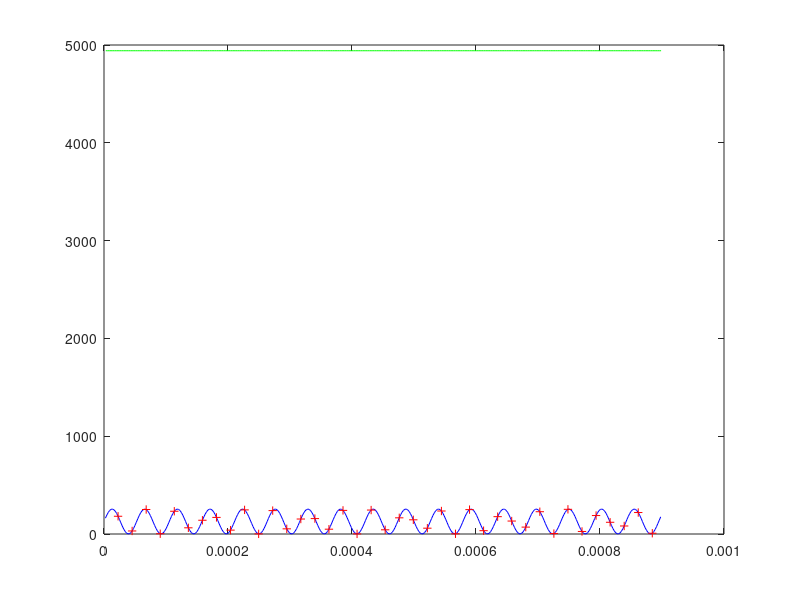

Source code (MATLAB):
original_fs = 44100 * 10;
sampled_fs = 44100;
intvl = 1/original_fs; 
samlv = 1/sampled_fs; 
freq = 19000;
secs = 0.0009;
tim = intvl:intvl:secs;
tim2 = samlv:samlv:secs;

upscaled_fs = 44100 * 8;
intup = 1/upscaled_fs;
time_up = intup:intup:secs;


wav = 127 * sin(tim * 2 * pi * freq) + 128;
wav2 = 127 * sin(tim2 * 2 * pi * freq) + 128;

data = wav2';
ts = time_up;
[Ts, T] = ndgrid(ts, tim2);
disp(Ts - T);
y = sinc(Ts - T) * data;

# yspline = interp1(tim2, wav2, time_up, "spline");
# yspline = interp1(tim2, wav2);

figure(1);
plot(tim, wav, "b-", tim2, wav2, "r+", ts, y, 'g-'); 
#, time_up, yspline, "g-")